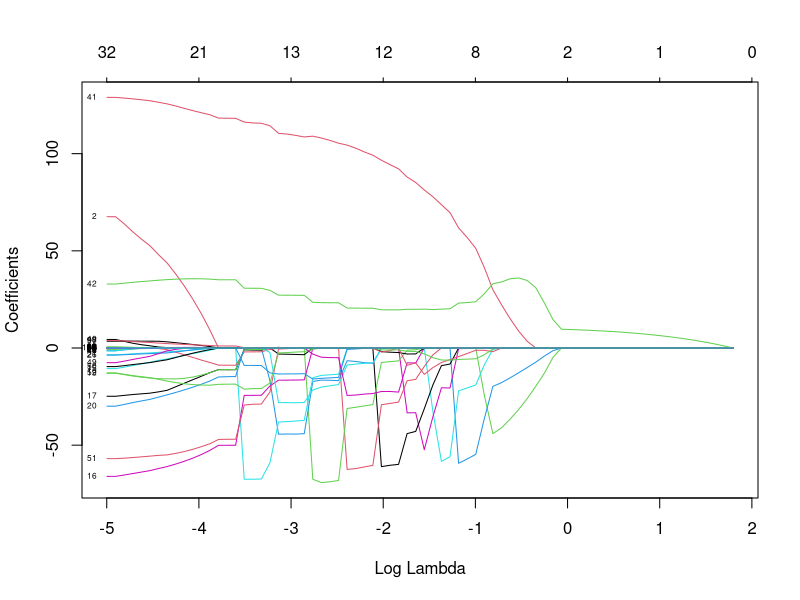
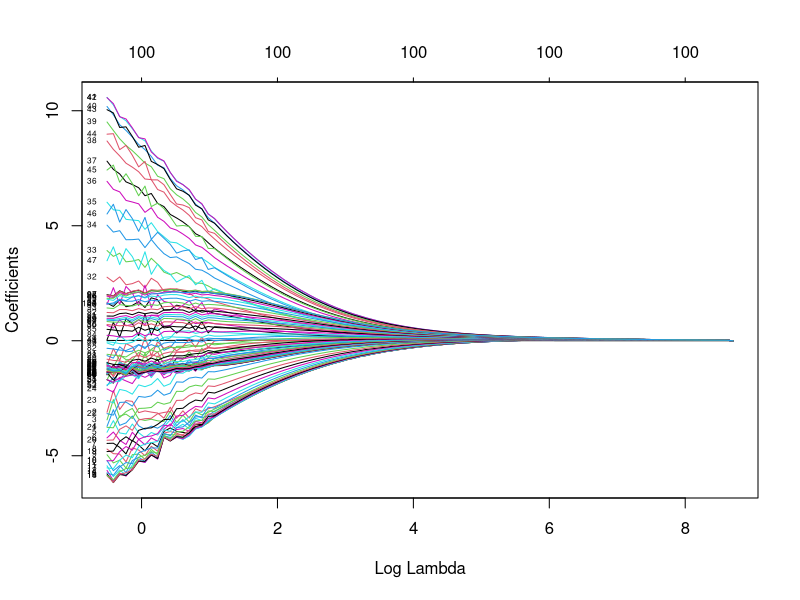
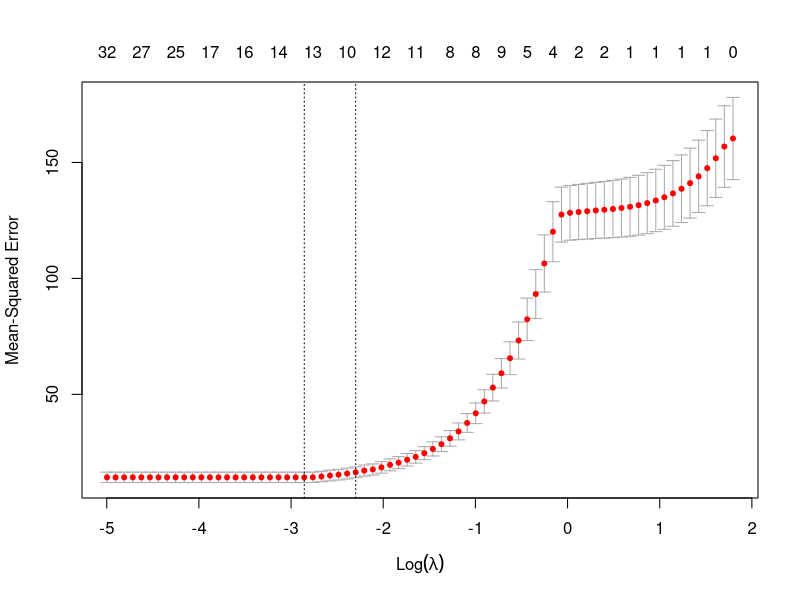
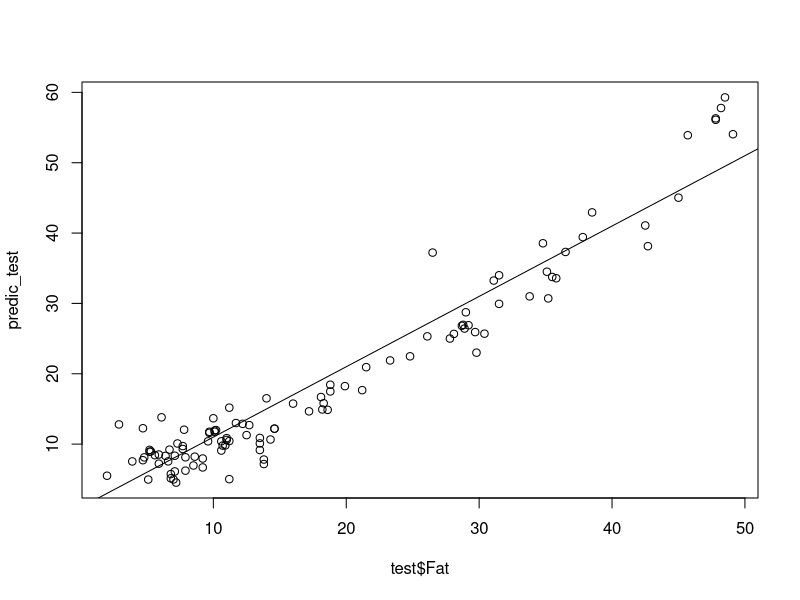

These charts were generated, in order, by the following R code:
## ---- chunk 1
knitr::opts_chunk$set(echo = TRUE)
## ---- chunk 2
library(glmnet)
library(ggplot2)
## ---- chunk 3
# 1.0
data=read.csv("tecator.csv")

n=dim(data)[1]
set.seed(12345)
id=sample(1:n, floor(n*0.5))
train=data[id,]
test=data[-id,]
## ---- chunk 4
# 1.1
lin_mod <- lm(Fat ~ . -Moisture -Protein, data = train)
#summary(lin_mod)

predic_train <- predict.lm(lin_mod, train)
train_error <- mean((train$Fat - predic_train)^2)
cat("train error (using predict()):", train_error, "\n")
fitted_train <- fitted(lin_mod, train)
train_error2 <- mean((train$Fat - fitted_train)^2)
cat("train error (using fitted()):", train_error2, "\n")

predic_test <- predict.lm(lin_mod, test)
test_error <- mean((test$Fat - predic_test)^2)
cat("test error (using predic()):", test_error, "\n")
fitted_test <- fitted(lin_mod, test)
test_error2 <- mean((test$Fat - fitted_test)^2)
cat("test error (using fitted()):", test_error2, "\n")

## ---- chunk 5
lasso <- glmnet(as.matrix(train[,1:100]), train$Fat, alpha = 1)
plot(lasso, xvar = "lambda", label = TRUE)

## ---- chunk 6
ridge <- glmnet(as.matrix(train[,1:100]), train$Fat, alpha = 0)
plot(ridge, xvar = "lambda", label = TRUE)
## ---- chunk 7
cv_lasso <- cv.glmnet(as.matrix(train[,1:100]), train$Fat, alpha = 1)
plot(cv_lasso)
## ---- chunk 8
predic_test <- predict(cv_lasso, newx = as.matrix(test[,1:100]), s = "lambda.min")
plot(test$Fat, predic_test) + abline(1, 1)

